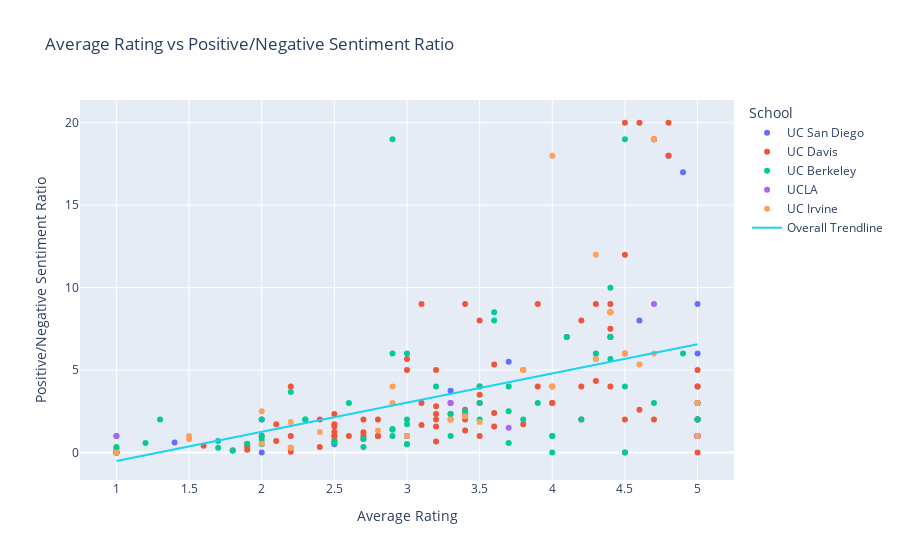

Notebook code cell kept with this figure:
### Code cell
# Function to calculate Positive/Negative Sentiment Ratio
def sentiment_ratio(sentiments):
    positive_count = sentiments.count('Positive')
    negative_count = sentiments.count('Negative')
    if negative_count == 0:
        return positive_count  # To avoid division by zero, return the positive count if no negative sentiments
    return positive_count / negative_count

# Apply the function to calculate the ratio for each professor
df_all['Pos_Neg_Ratio'] = df_all['Sentiment'].apply(sentiment_ratio)
df_all['Average Rating'] = df_all['Average Rating'].astype(float)

# Create scatter plot: Average Rating vs Positive/Negative Sentiment Ratio
fig = px.scatter(df_all, x='Average Rating', y='Pos_Neg_Ratio', 
                 title="Average Rating vs Positive/Negative Sentiment Ratio",
                 labels={"Average Rating": "Average Rating", "Pos_Neg_Ratio": "Positive/Negative Sentiment Ratio"},
                 color = 'School',
                 hover_data=['Professor'],
                 trendline="ols",  # Ordinary least squares regression (line of best fit)
                 trendline_scope="overall")  # Adding professor as hover data for context
fig.show()

### Figure 1 — Plotly figure (JSON) as saved in the notebook; plotly's stock layout.template omitted (floating-point values rounded to 4 significant figures; data arrays with more than 128 entries replaced by an {"elided": "..."} marker saying what was removed)
{"data": [{"customdata": [["a968b33d"], ["11b6fcc2"], ["9c6f5334"], ["3ed2b676"], ["aed83b0e"], ["4e8abdba"], ["fe2945d2"], ["80f62682"], ["1afbf8c1"], ["3aeb7052"], ["f373cdb8"], ["cc802ff3"], ["1b60e115"], ["f89fb50b"], ["4e701070"], ["54a1448c"]], "hovertemplate": "School=UC San Diego<br>Average Rating=%{x}<br>Positive/Negative Sentiment Ratio=%{y}<br>Professor=%{customdata[0]}<extra></extra>", "legendgroup": "UC San Diego", "marker": {"color": "#636efa", "symbol": "circle"}, "mode": "markers", "name": "UC San Diego", "orientation": "v", "showlegend": true, "type": "scatter", "x": [2.5, 3.7, 5, 3.3, 4.6, 4.8, 4.9, 1.4, 5, 2, 5, 5, 5, 3, 1, 2], "xaxis": "x", "y": [0.5, 5.5, 2, 3.75, 8, 18, 17, 0.6, 1, 2, 9, 3, 6, 1, 0, 0], "yaxis": "y"}, {"customdata": [["cd3aa54f"], ["686e5a8a"], ["d93ba308"], ["de08aacd"], ["a7a92166"], ["55f46442"], ["5c8f7c18"], ["21d7d369"], ["2edd6cce"], ["c5cc1655"], ["eb9750be"], ["e833450d"], ["8c7da3de"], ["fe7df835"], ["58f6d9b7"], ["ab5277b0"], ["54553ec2"], ["1cf518b5"], ["1ec1fddf"], ["54608f97"], ["4a84ae2b"], ["dbafc9a4"], ["0c41f8dc"], ["9b81c9a5"], ["2d89881f"], ["c4cf39f3"], ["ef80b5e2"], ["9ba53f01"], ["7f4d96ed"], ["63e77aee"], ["18ff13c1"], ["5fb6f4ed"], ["e1590d8e"], ["d3dca242"], ["a5fb08cf"], ["a706d060"], ["41e8f806"], ["8899e35c"], ["ba318a83"], ["a7b320df"], ["6eb3acdc"], ["b9c8fb70"], ["e14b5391"], ["244277d6"], ["53690b6e"], ["0b6a308e"], ["3b1971f2"], ["2d0a6b7d"], ["f9efbeb5"], ["6230e060"], ["4a701b24"], ["c92e6d91"], ["37ef497d"], ["be6c558d"], ["aa91f9ea"], ["eb4bef9e"], ["e189a253"], ["8c93f71d"], ["dc58e799"], ["30ed1537"], ["4fd7a2da"], ["9eae1404"], ["6b1fb3e8"], ["90948d70"], ["134af019"], ["2a632ea7"], ["1ca9c96a"], ["c0ee3289"], ["18e9cf5e"], ["7a6ba0af"], ["2ca81245"], ["b6fe9d93"], ["275b7163"], ["29fb3afc"], ["23eddb6f"], ["908ee65e"], ["89d761d6"], ["9c48352a"], ["f39e555b"], ["360de6a7"], ["a488d4d7"], ["bb6a9b88"], ["a755a524"], ["cd0a8208"], ["0725e464"], ["bfaad02b"], ["978150c8"], ["9833a907"], ["cbc08c8d"], ["5168fdf7"], ["64e5921a"], ["1551e822"], ["74305d1a"], ["25320839"], ["e5759273"], ["80534e74"], ["dd7bddd4"], ["7f67db9a"], ["2347f770"], ["26cd77b4"]], "hovertemplate": "School=UC Davis<br>Average Rating=%{x}<br>Positive/Negative Sentiment Ratio=%{y}<br>Professor=%{customdata[0]}<extra></extra>", "legendgroup": "UC Davis", "marker": {"color": "#EF553B", "symbol": "circle"}, "mode": "markers", "name": "UC Davis", "orientation": "v", "showlegend": true, "type": "scatter", "x": [2.4, 3.8, 4.7, 3, 4.5, 4, 2.4, 3.5, 3, 2.1, 4.5, 4.4, 2.1, 4.6, 3.4, 1.6, 2.2, 1.8, 2.2, 1.9, 3.4, 2.2, 3.2, 5, 3.5, 3.1, 4.4, 4, 3.4, 5, 3.3, 2.8, 2.5, 4.7, 1, 2.5, 5, 3.2, 2.5, 4.2, 3.2, 4.3, 5, 3.5, 2.7, 4.4, 1.9, 2.7, 2.2, 5, 1, 3.6, 3.1, 4.4, 1.9, 2.5, 3.1, 3.5, 4.4, 2.8, 2.7, 3.4, 5, 3.2, 3.8, 4.8, 3.6, 4.3, 3.2, 5, 4.2, 2.5, 4.6, 2.8, 3.4, 2.6, 3.6, 4.4, 4.2, 2.5, 4.1, 4.5, 5, 3.3, 3.9, 3.5, 3.3, 4, 5, 2.5, 3.9, 4.8, 5, 5, 4.5, 3.2, 2, 4.7, 4.5, 2.7], "xaxis": "x", "y": [0.3333, 1.714, 19, 5.667, 20, 4, 2, 3, 5, 0.7, 12, 8.5, 1.714, 2.6, 2.333, 0.4167, 4, 0.1429, 1, 0.3571, 2.6, 0.05263, 1.571, 5, 3.5, 1.667, 7.5, 3, 9, 1, 2.333, 1, 1.571, 2, 0, 0.7273, 1, 0.6667, 1.714, 2, 2.8, 4.333, 2, 8, 1.222, 7, 0.1667, 2, 0.2857, 4, 0, 2.4, 3, 4, 0.5, 2.333, 9, 1, 9, 1, 1, 2, 4, 5, 5, 18, 1.571, 9, 2.333, 0, 4, 1, 20, 2, 1.333, 1, 5.333, 7, 8, 1.25, 7, 0, 1, 2, 4, 4, 3, 3, 3, 1, 9, 20, 2, 1, 6, 2, 1, 19, 2, 0.8182], "yaxis": "y"}, {"customdata": [["513ab4b7"], ["883a5a69"], ["42182bde"], ["f69d87a7"], ["9b671a51"], ["ed6b0a6c"], ["11554bfb"], ["d084493e"], ["7794501c"], ["74695af9"], ["de78094a"], ["871dd0e0"], ["1a0787e4"], ["0ba5507f"], ["169f9378"], ["bf458b1f"], ["82aaebae"], ["edb39794"], ["3a3e7160"], ["dc5b2bd1"], ["fa3480de"], ["1e49740c"], ["a0318a1a"], ["1ae2480d"], ["d396afce"], ["e6f4a2e6"], ["da30c2ef"], ["696ec8d6"], ["d5835f4e"], ["0244dcf1"], ["8899e35c"], ["c185b81f"], ["86bd12ef"], ["756a63ed"], ["78c613c9"], ["6a54f602"], ["79d816fb"], ["ceceff9e"], ["097e8efd"], ["507b3eea"], ["e62e4e61"], ["376b011a"], ["12330c6e"], ["d88043dc"], ["ccca2ffa"], ["0053ece1"], ["ea93c0cf"], ["e84c36d0"], ["3711ca7f"], ["b5a695a4"], ["2a8fe0ec"], ["6f61f2f8"], ["95c94953"], ["6aec9746"], ["854d0c26"], ["11ee6877"], ["e8f54f66"], ["74ae7226"], ["49d1dfda"], ["f01344c7"], ["bca90beb"], ["8ad78184"], ["13da9ac6"], ["e0e060e4"], ["8a66b74a"], ["6c9caf80"], ["a2b5ec22"], ["dd8874d9"], ["63fad82d"]], "hovertemplate": "School=UC Berkeley<br>Average Rating=%{x}<br>Positive/Negative Sentiment Ratio=%{y}<br>Professor=%{customdata[0]}<extra></extra>", "legendgroup": "UC Berkeley", "marker": {"color": "#00cc96", "symbol": "circle"}, "mode": "markers", "name": "UC Berkeley", "orientation": "v", "showlegend": true, "type": "scatter", "x": [2.9, 2.7, 5, 1.9, 1, 1.2, 3.3, 2.5, 3.3, 4.5, 3.6, 3.5, 4, 4.3, 1.7, 5, 3.7, 4.5, 3.9, 3.4, 2.3, 3, 3, 5, 3.8, 2.5, 4.3, 4.7, 5, 2.9, 3, 3.6, 4.4, 1, 4.5, 1.8, 2.9, 1.3, 1.7, 2, 3.2, 3, 2, 2, 1, 4.9, 1, 4, 1, 3.7, 2.2, 3.5, 3, 1, 4.2, 4.4, 4.4, 3.7, 2.9, 4.1, 2.6, 3.5, 2.3, 3, 2.7, 2.9, 2, 4, 1], "xaxis": "x", "y": [19, 0.8182, 1, 0.5385, 0, 0.5714, 1, 0.6667, 2.333, 19, 8.5, 2, 1, 5.667, 0.7, 3, 2.5, 0, 3, 2.5, 2, 2, 0.5, 2, 2, 0.5714, 6, 3, 2, 1.375, 1, 8, 5.667, 0.25, 4, 0.1111, 1, 2, 0.2857, 0.5, 4, 1.714, 1, 0.7778, 0.3333, 6, 0, 1, 0, 0.5833, 3.667, 3, 0.5, 0, 2, 7, 10, 4, 1.429, 7, 3, 4, 2, 6, 0.3333, 6, 2, 0, 1], "yaxis": "y"}, {"customdata": [["04785956"], ["ca86d588"], ["5391ad95"], ["b483a81d"], ["9cd4b195"], ["d7b67c9c"], ["9f00912b"]], "hovertemplate": "School=UCLA<br>Average Rating=%{x}<br>Positive/Negative Sentiment Ratio=%{y}<br>Professor=%{customdata[0]}<extra></extra>", "legendgroup": "UCLA", "marker": {"color": "#ab63fa", "symbol": "circle"}, "mode": "markers", "name": "UCLA", "orientation": "v", "showlegend": true, "type": "scatter", "x": [3.3, 4.7, 1, 5, 5, 3.7, 5], "xaxis": "x", "y": [3, 9, 1, 1, 1, 1.5, 1], "yaxis": "y"}, {"customdata": [["6f6cfeba"], ["f582e840"], ["5d651a9d"], ["1b4869ec"], ["038ef70e"], ["0bb44c07"], ["5ce35825"], ["40a7e469"], ["0da806c4"], ["3f5fbc9c"], ["a44c7621"], ["5691af89"], ["70ce7a8b"], ["c4ea4403"], ["8bf0d9b1"], ["c948a34a"], ["6c53be0e"], ["e03de25d"], ["b843d32b"], ["c1a1dd63"], ["e0ca5289"], ["52926673"], ["7ca6332c"], ["01a3d893"], ["f260efe1"], ["80c448db"], ["a65912f9"]], "hovertemplate": "School=UC Irvine<br>Average Rating=%{x}<br>Positive/Negative Sentiment Ratio=%{y}<br>Professor=%{customdata[0]}<extra></extra>", "legendgroup": "UC Irvine", "marker": {"color": "#FFA15A", "symbol": "circle"}, "mode": "markers", "name": "UC Irvine", "orientation": "v", "showlegend": true, "type": "scatter", "x": [3.5, 2.9, 4, 2.4, 4.6, 2.2, 4.4, 3.8, 2.2, 4.7, 4, 2.9, 4.7, 1, 4.3, 5, 5, 3.4, 4.3, 1.5, 2, 1.5, 4.5, 3.3, 3, 2.8, 2], "xaxis": "x", "y": [1.857, 4, 18, 1.25, 5.333, 1.857, 8.5, 5, 0.2667, 19, 4, 3, 6, 0, 12, 3, 1, 2.2, 5.667, 0.8, 2.5, 1, 6, 2, 1, 1.333, 0.5385], "yaxis": "y"}, {"hovertemplate": "<b>OLS trendline</b><br>Pos_Neg_Ratio = 1.77044 * Average Rating + -2.28496<br>R<sup>2</sup>=0.211476<br><br>Average Rating=%{x}<br>Positive/Negative Sentiment Ratio=%{y} <b>(trend)</b><extra></extra>", "legendgroup": "Overall Trendline", "line": {"color": "#19d3f3"}, "mode": "lines", "name": "Overall Trendline", "showlegend": true, "type": "scatter", "x": {"elided": "219 float values"}, "xaxis": "x", "y": {"elided": "219 float values"}, "yaxis": "y"}], "layout": {"legend": {"title": {"text": "School"}, "tracegroupgap": 0}, "title": {"text": "Average Rating vs Positive/Negative Sentiment Ratio"}, "xaxis": {"anchor": "y", "domain": [0, 1], "title": {"text": "Average Rating"}}, "yaxis": {"anchor": "x", "domain": [0, 1], "title": {"text": "Positive/Negative Sentiment Ratio"}}}}
